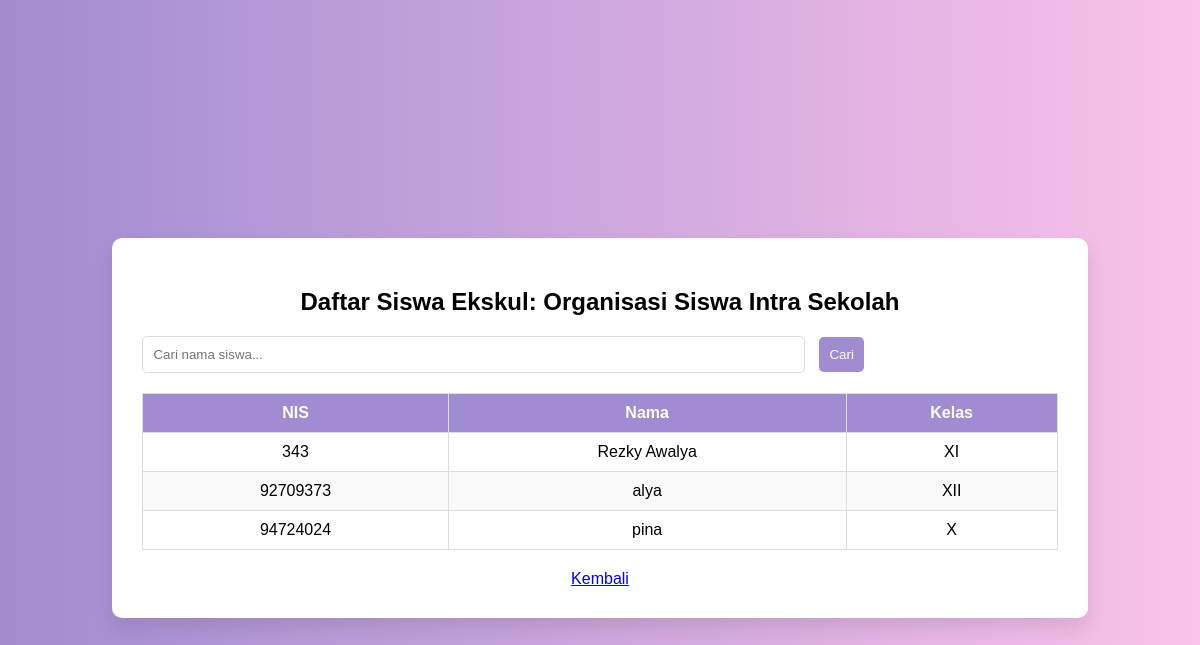
The page /ekskul/siswa/daftar_anggota.php?id_ekskul=1 on the database its author committed.
### tables this page shows
CREATE TABLE `ekskul` (
  `id_ekskul` int(11) NOT NULL,
  `nama_ekskul` varchar(255) NOT NULL,
  `nama_siswa` varchar(255) NOT NULL,
  `desk_umum` varchar(100) NOT NULL,
  `singkatan` varchar(50) NOT NULL,
  `gambar` varchar(100) NOT NULL,
  `id_detail` int(11) DEFAULT NULL,
  `id_siswa` int(11) DEFAULT NULL,
  `nama` varchar(30) NOT NULL
);

CREATE TABLE `siswa` (
  `id_siswa` int(25) NOT NULL,
  `nama` varchar(50) NOT NULL,
  `ekskul` varchar(100) NOT NULL,
  `NIS` int(15) NOT NULL,
  `kelas` varchar(11) NOT NULL
);

### ekskul/siswa/daftar_anggota.php (the view, shortened to what this page needs)
<?php
include '../koneksi.php';
$id_ekskul = mysqli_real_escape_string($conn, $_GET['id_ekskul']);
$query_ekskul = "SELECT nama_ekskul FROM ekskul WHERE id_ekskul = '$id_ekskul'";
$result_ekskul = mysqli_query($conn, $query_ekskul);
if (mysqli_num_rows($result_ekskul) > 0) {
    $data_ekskul = mysqli_fetch_assoc($result_ekskul);
    $nama_ekskul = $data_ekskul['nama_ekskul'];
} else {
    echo "<script>alert('Ekskul tidak ditemukan!'); window.location.href='../dashboard.php';</script>";
    exit;
}
$search = isset($_GET['search']) ? mysqli_real_escape_string($conn, $_GET['search']) : "";
$sql = "
    SELECT siswa.nis, siswa.nama, siswa.kelas
    FROM detail_ekskul
    INNER JOIN siswa ON siswa.id_siswa = detail_ekskul.id_siswa
    WHERE detail_ekskul.id_ekskul = '$id_ekskul'
";
$sql .= " ORDER BY siswa.nis ASC";
$result = mysqli_query($conn, $sql);
?>
<!DOCTYPE html>
<html lang="id">
<head>
</head>
<body>
    <div class="container">
        <h2>Daftar Siswa Ekskul: <?php echo htmlspecialchars($nama_ekskul); ?></h2>
        <form method="GET" action="">
            <input type="text" name="search" placeholder="Cari nama siswa..." value="<?php echo htmlspecialchars($search); ?>">
            <button type="submit">Cari</button>
        </form>
        <table>
            <thead>
                <tr>
                    <th>NIS</th>
                    <th>Nama</th>
                    <th>Kelas</th>
                </tr>
            </thead>
            <tbody>
                <?php
                if (mysqli_num_rows($result) > 0) {
                    while ($row = mysqli_fetch_assoc($result)) {
                        echo "<tr>";
                        echo "<td>" . htmlspecialchars($row['nis']) . "</td>";
                        echo "<td>" . htmlspecialchars($row['nama']) . "</td>";
                        echo "<td>" . htmlspecialchars($row['kelas']) . "</td>";
                        echo "</tr>";
                    }
                } else {
                    echo "<tr><td colspan='3' class='not-found'>Data tidak ditemukan</td></tr>";
                }
                ?>
            </tbody>
        </table>
        <div style="margin-top: 20px; text-align: center;">
            <a href="../daftar_ekskul.php">Kembali</a>
        </div>
    </div>
</body>
</html>

### ekskul/siswa/daftar_anggota.php (style rules this page uses)
body { font-family: Arial, sans-serif; background: linear-gradient(to right, #a18cd1, #fbc2eb); padding: 20px; display: flex; justify-content: center; align-items: center; height: 100vh; }
.container { background: #fff; padding: 30px; border-radius: 10px; box-shadow: 0px 10px 20px rgba(0, 0, 0, 0.1); width: 80%; max-width: 1200px; }
h2 { text-align: center; margin-bottom: 20px; }
table { width: 100%; border-collapse: collapse; margin-top: 20px; }
th, td { padding: 10px; border: 1px solid #ddd; text-align: center; }
th { background-color: #a18cd1; color: #fff; }
tr:nth-child(even) { background-color: #f9f9f9; }
input[type="text"], button { padding: 10px; margin-right: 10px; }
input[type="text"] { width: 70%; border: 1px solid #ddd; border-radius: 5px; }
button { background-color: #a18cd1; color: white; border: none; border-radius: 5px; cursor: pointer; }

### rows shown on the page
ekskul: nama_ekskul "Organisasi Siswa Intra Sekolah"
siswa: NIS "343", nama "Rezky Awalya", kelas "XI"
siswa: NIS "92709373", nama "alya", kelas "XII"
siswa: NIS "94724024", nama "pina", kelas "X"
